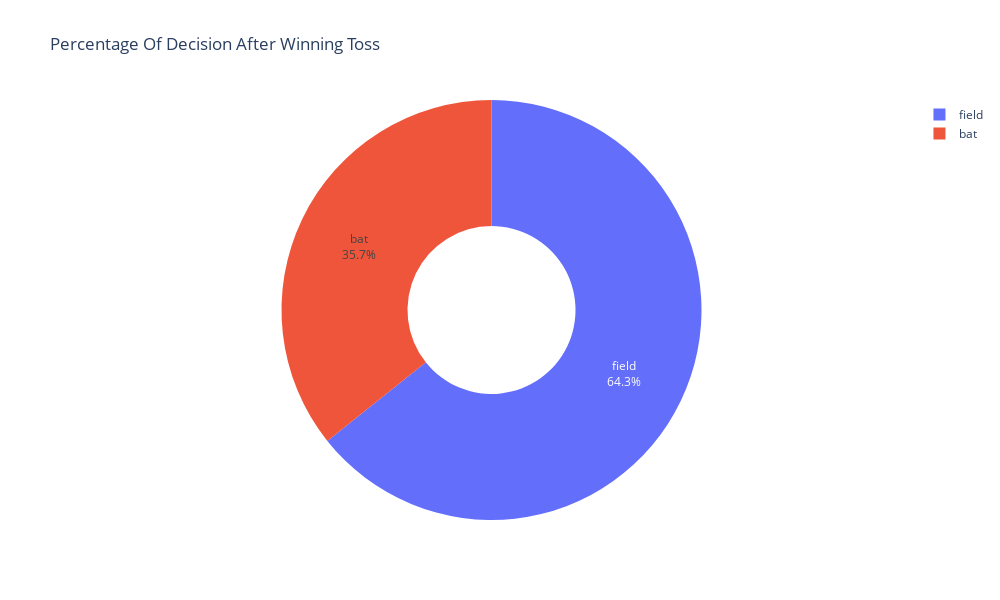

Here is the notebook cell this chart was saved with:
### Markdown cell above
6. What does the team decide after winning the toss ?

### Code cell
## Data

decide = matches['toss_decision'].value_counts().reset_index()
decide.columns = ['Category', 'Value']

## Plot

fig = px.pie(decide, 
             width = 1000,
             height = 600,
            names= 'Category',
            values = 'Value',
            title = 'Percentage Of Decision After Winning Toss',
            hole =0.4)

## Format text 

fig.update_traces(textinfo = 'label + percent')

fig.show()

### Figure 1 — Plotly figure (JSON) as saved in the notebook; plotly's stock layout.template omitted (floating-point values rounded to 4 significant figures)
{"data": [{"domain": {"x": [0, 1], "y": [0, 1]}, "hole": 0.4, "hovertemplate": "Category=%{label}<br>Value=%{value}<extra></extra>", "labels": ["field", "bat"], "legendgroup": "", "name": "", "showlegend": true, "textinfo": "label+percent", "type": "pie", "values": [702, 390]}], "layout": {"height": 600, "legend": {"tracegroupgap": 0}, "title": {"text": "Percentage Of Decision After Winning Toss"}, "width": 1000}}
